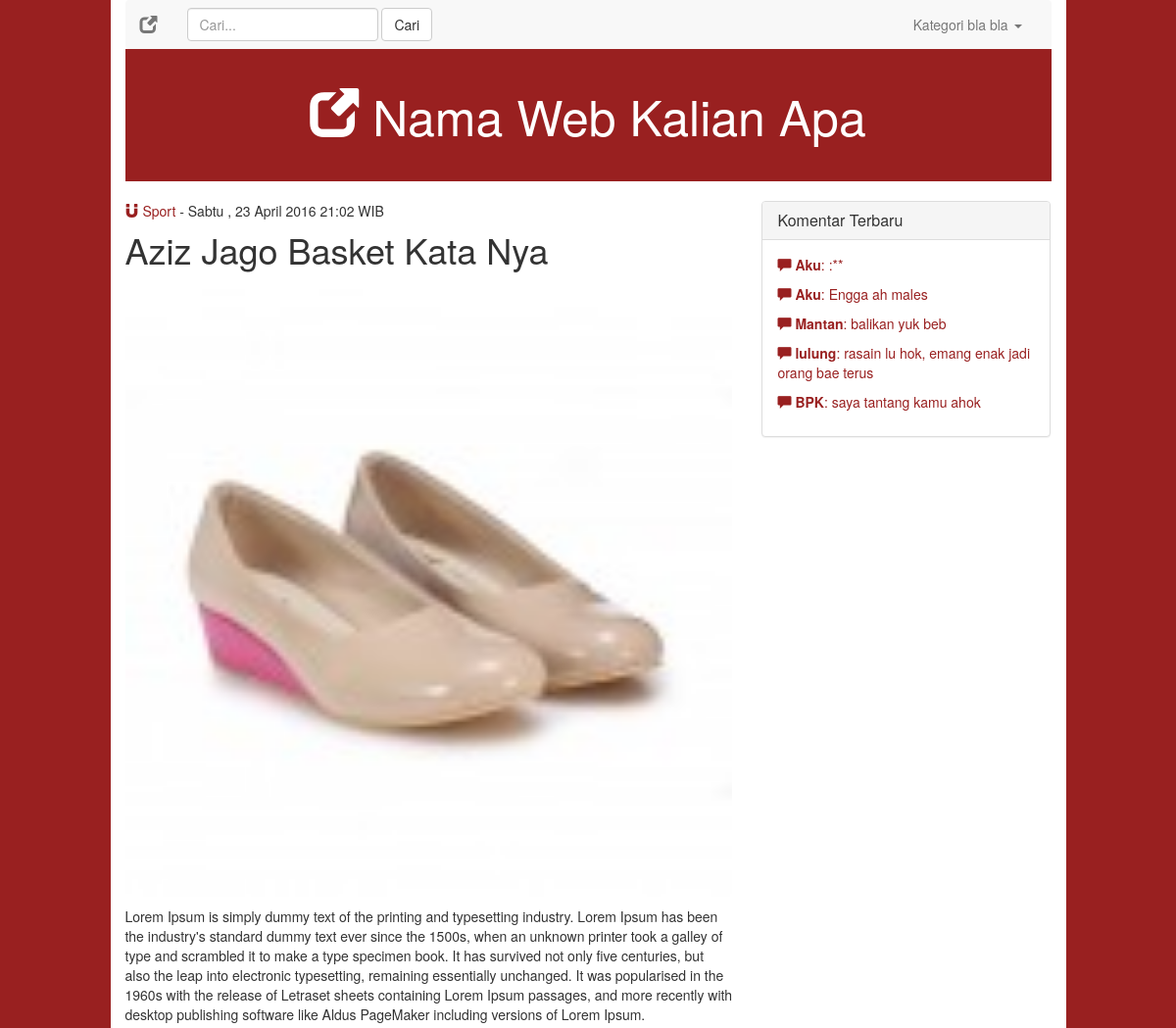
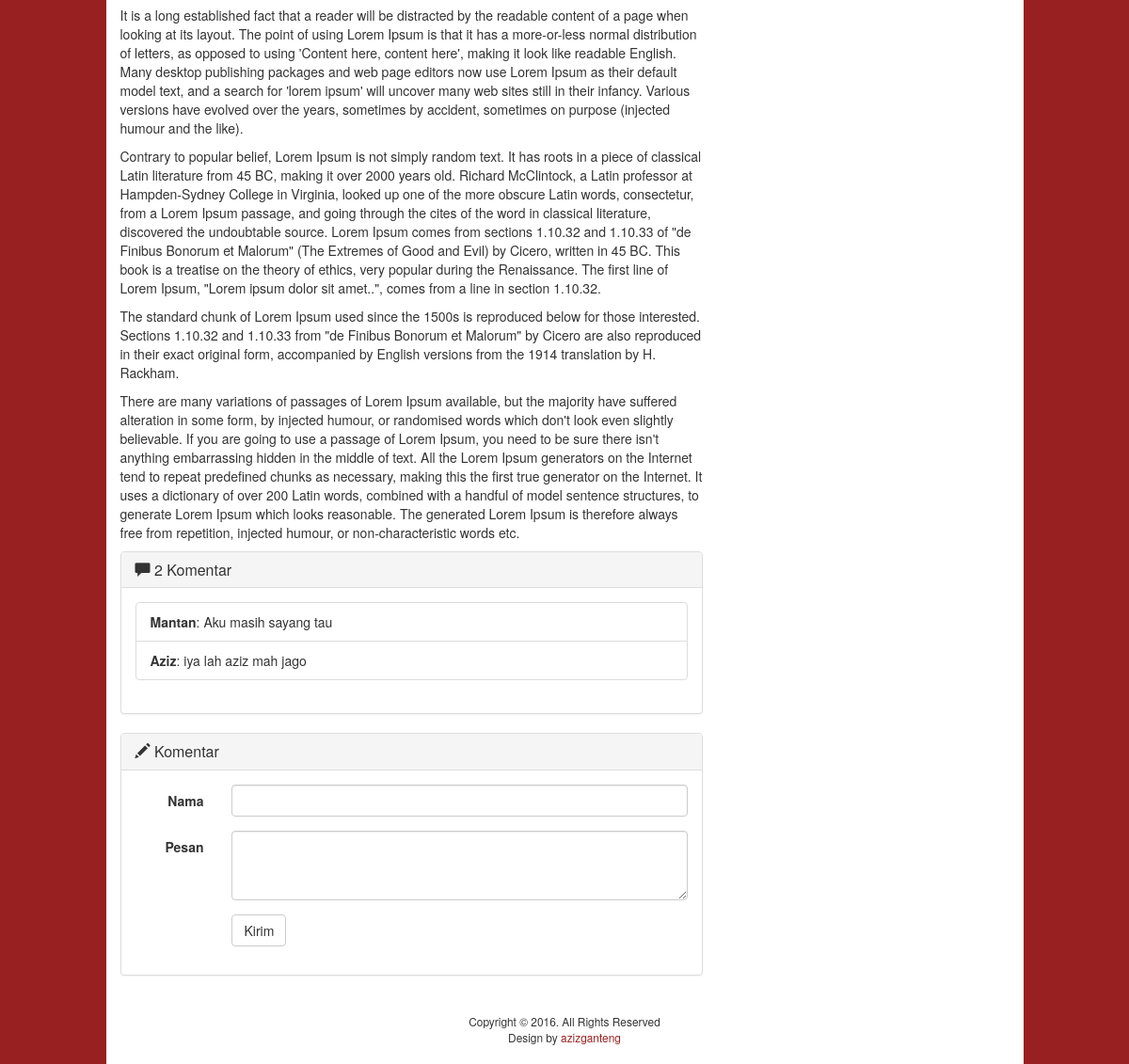
Page /index.php?detail=46 on the committed database (2 pictures, top to bottom).
### tables this page shows
CREATE TABLE `post` (
  `id` int(11) NOT NULL,
  `category_id` int(11) NOT NULL,
  `title` varchar(255) NOT NULL,
  `description` text NOT NULL,
  `image` varchar(255) NOT NULL,
  `date` datetime NOT NULL
);

CREATE TABLE `category` (
  `id` int(11) NOT NULL,
  `category_name` varchar(255) NOT NULL,
  `icon` varchar(255) NOT NULL
);

CREATE TABLE `comment` (
  `id` int(11) NOT NULL,
  `post_id` int(11) NOT NULL,
  `name` varchar(255) NOT NULL,
  `reply` text NOT NULL,
  `status` int(1) NOT NULL DEFAULT '0',
  `date` datetime NOT NULL
);

### function/function.php (called while the page is built)
<?php
function tgl_indonesia($date){
  $Hari = array("Minggu","Senin","Selasa","Rabu","Kaamis","Jum'at","Sabtu");
  $Bulan = array("January",
  "February","Maret",
  "April","Mei","Juni",
  "juli","Agustus",
  "September","Oktober",
  "November","Desember");
  $tahun = substr($date, 0, 4);
  $bulan = substr($date, 5, 2);
  $tgl   = substr($date, 8, 2);
  $waktu = substr($date, 11, 5);
  $hari  = date("w", strtotime($date));
  $result = $Hari[$hari]." , ".$tgl." ".$Bulan[(int)$bulan-1]." ".$tahun." ".$waktu." WIB";
  return $result;
}
?>

### includes/aside.php (the view)
<?php
$total_data = mysqli_query($conn, "select * from comment order by id desc limit 5");
?>
<aside class="col-md-4">
    <div class="panel panel-default">
    	<div class="panel-heading">
    		<h3 class="panel-title">Komentar Terbaru</h3>
    	</div>
    	<div class="panel-body latest-comments">
    		<ul>
          <?php if(mysqli_num_rows($total_data)) { ?>
            <?php while($row=mysqli_fetch_array($total_data)) { ?>
      		    <li>
                <a href="index.php?detail=<?php echo $row["post_id"] ?>"><span class="glyphicon glyphicon-comment" aria-hidden="true">
                </span> <strong><?php echo $row["name"] ?></strong>: <?php echo $row["reply"] ?></a>
              </li>
            <?php } ?>
          <?php } ?>
    		</ul>
    	</div>
    </div>
</aside>

### includes/detail.php (shortened to what this page needs)
<?php
$detail_id = $_GET["detail"];
$query = mysqli_query($conn,"select post.*, category.category_name, category.icon from post, category where category.id = post.category_id
and post.id = '$detail_id'");
$row_detail = mysqli_fetch_array($query);
$comment = mysqli_query($conn, "select * from comment where post_id = '$detail_id' and status = '1' order by id desc");
$data = mysqli_num_rows($comment);
?>
<article>
    <div class="meta">
        <a href="index.php?category=<?php echo $row_detail["category_id"] ?>"><span class="<?php echo $row_detail["icon"] ?>" aria-hidden="true">
        </span> <?php echo $row_detail["category_name"] ?></a> - <?php echo tgl_indonesia($row_detail["date"] )?>
    </div>
    <h1><?php echo $row_detail["title"] ?></h1>
    <img src="upload/<?php echo $row_detail["image"] ?>" class="img-responsive btn-block">
    <p class="text-justify"><?php echo $row_detail["description"] ?></p>
    <div class="panel panel-default">
      <div class="panel-heading">
        <h3 class="panel-title"><span class="glyphicon glyphicon-comment" aria-hidden="true"></span>
          <?php echo $data ?> Komentar</h3>
      </div>
      <div class="panel-body">
        <ul class="list-group">
          <?php if(mysqli_num_rows($comment)) { ?>
            <?php while($row_comment=mysqli_fetch_array($comment)) { ?>
              <li class="list-group-item">
                <strong><?php echo $row_comment["name"] ?></strong>: <?php echo $row_comment["reply"]?>
              </li>
            <?php } ?>
          <?php } ?>
        </ul>
      </div>
    </div>
    <div class="panel panel-default">
      <div class="panel-heading">
        <h3 class="panel-title"><span class="glyphicon glyphicon-pencil" aria-hidden="true"></span> Komentar</h3>
      </div>
      <div class="panel-body" id="success">
        <form class="form-horizontal" method="post">
          <div class="form-group">
            <label for="inputNama3" class="col-sm-2 control-label">Nama</label>
            <div class="col-sm-10">
              <input type="text" class="form-control" id="inputNama3" name="name">
            </div>
          </div>
          <div class="form-group">
            <label for="inputPesan3" class="col-sm-2 control-label">Pesan</label>
            <div class="col-sm-10">
              <textarea class="form-control" rows="3" name="comment"></textarea>
            </div>
          </div>
          <div class="form-group">
            <div class="col-sm-offset-2 col-sm-10">
              <button type="submit" class="btn btn-default" name="submit">Kirim</button>
            </div>
          </div>
        </form>
      </div>
    </div>
</article>

### css/custom.css (style rules this page uses)
a { color: #992020 }
body { background: #992020 }
article h1 { margin: 0px 0 20px; }
article img { margin-bottom: 10px }
.meta { margin-bottom: 10px; }
aside ul { padding-left: 0; }
aside ul li { margin-bottom: 10px; }
.latest-comments li { list-style: none; }

### rows in the picture
post: category.category_name "Sport", date "Sabtu , 23 April 2016 21:02 WIB", title "Aziz Jago Basket Kata Nya", image (picture), description "Lorem Ipsum is simply dummy text of the printing and typesetting industry. Lorem Ipsum has been the industry's standard dummy text ever since the 1500s, when an unknown printer took a galley of type and scrambled it to make a type specimen book. It has survived not only five centuries, but also the leap into electronic typesetting, remaining essentially unchanged. It was popularised in the 1960s with the release of Letraset sheets containing Lorem Ipsum passages, and more recently with desktop publishing software like Aldus PageMaker including versions of Lorem Ipsum. It is a long established fact that a reader will be distracted by the readable content of a page when looking at its layout.…"
comment: name "Mantan", reply "Aku masih sayang tau"
comment: name "Aziz", reply "iya lah aziz mah jago"
comment: name "Aku", reply ":**"
comment: name "Aku", reply "Engga ah males"
comment: name "Mantan", reply "balikan yuk beb"
comment: name "lulung", reply "rasain lu hok, emang enak jadi orang bae terus"
comment: name "BPK", reply "saya tantang kamu ahok"

### other values in the picture
$data "2"
